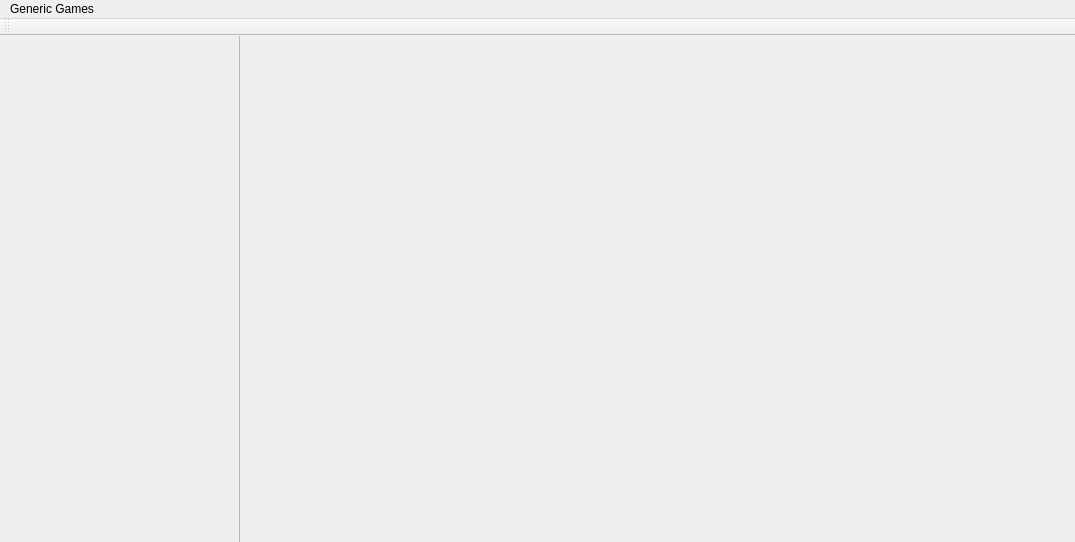
<?xml version="1.0" encoding="UTF-8"?>
<ui version="4.0">
 <class>MainWindow</class>
 <widget class="QMainWindow" name="MainWindow">
  <property name="geometry">
   <rect>
    <x>0</x>
    <y>0</y>
    <width>1075</width>
    <height>542</height>
   </rect>
  </property>
  <property name="windowTitle">
   <string>MainWindow</string>
  </property>
  <widget class="QWidget" name="centralWidget">
   <widget class="QScrollArea" name="dynamicParameterFramesArea">
    <property name="geometry">
     <rect>
      <x>-1</x>
      <y>-1</y>
      <width>241</width>
      <height>511</height>
     </rect>
    </property>
    <property name="widgetResizable">
     <bool>true</bool>
    </property>
    <widget class="QWidget" name="scrollAreaWidgetContents">
     <property name="geometry">
      <rect>
       <x>0</x>
       <y>0</y>
       <width>239</width>
       <height>509</height>
      </rect>
     </property>
     <widget class="QWidget" name="verticalLayoutWidget">
      <property name="geometry">
       <rect>
        <x>0</x>
        <y>0</y>
        <width>241</width>
        <height>511</height>
       </rect>
      </property>
      <layout class="QVBoxLayout" name="dynamicParameterFramesAreaLayout"/>
     </widget>
    </widget>
   </widget>
   <widget class="QScrollArea" name="mainArea">
    <property name="geometry">
     <rect>
      <x>239</x>
      <y>-1</y>
      <width>841</width>
      <height>511</height>
     </rect>
    </property>
    <property name="widgetResizable">
     <bool>true</bool>
    </property>
    <widget class="QWidget" name="scrollAreaWidgetContents_2">
     <property name="geometry">
      <rect>
       <x>0</x>
       <y>0</y>
       <width>839</width>
       <height>509</height>
      </rect>
     </property>
    </widget>
   </widget>
  </widget>
  <widget class="QToolBar" name="mainToolBar">
   <attribute name="toolBarArea">
    <enum>TopToolBarArea</enum>
   </attribute>
   <attribute name="toolBarBreak">
    <bool>false</bool>
   </attribute>
  </widget>
  <widget class="QMenuBar" name="menuBar">
   <property name="geometry">
    <rect>
     <x>0</x>
     <y>0</y>
     <width>1075</width>
     <height>21</height>
    </rect>
   </property>
   <widget class="QMenu" name="menuGeneric_Games">
    <property name="title">
     <string>Generic Games</string>
    </property>
   </widget>
   <addaction name="menuGeneric_Games"/>
  </widget>
 </widget>
 <layoutdefault spacing="6" margin="11"/>
 <resources/>
 <connections/>
</ui>
